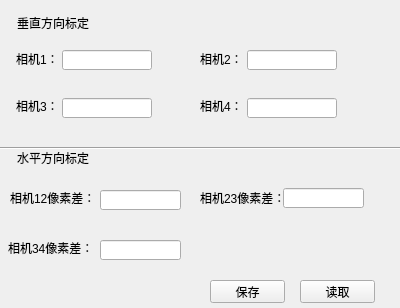
<?xml version="1.0" encoding="UTF-8"?>
<ui version="4.0">
 <class>Calibrate</class>
 <widget class="QWidget" name="Calibrate">
  <property name="geometry">
   <rect>
    <x>0</x>
    <y>0</y>
    <width>400</width>
    <height>308</height>
   </rect>
  </property>
  <property name="windowTitle">
   <string>Form</string>
  </property>
  <widget class="QLabel" name="label">
   <property name="geometry">
    <rect>
     <x>17</x>
     <y>15</y>
     <width>91</width>
     <height>16</height>
    </rect>
   </property>
   <property name="text">
    <string>垂直方向标定</string>
   </property>
  </widget>
  <widget class="QLineEdit" name="camera1VPixLE">
   <property name="geometry">
    <rect>
     <x>62</x>
     <y>50</y>
     <width>90</width>
     <height>20</height>
    </rect>
   </property>
  </widget>
  <widget class="QLabel" name="label_2">
   <property name="geometry">
    <rect>
     <x>16</x>
     <y>53</y>
     <width>54</width>
     <height>12</height>
    </rect>
   </property>
   <property name="text">
    <string>相机1：</string>
   </property>
  </widget>
  <widget class="QLabel" name="label_3">
   <property name="geometry">
    <rect>
     <x>200</x>
     <y>53</y>
     <width>54</width>
     <height>12</height>
    </rect>
   </property>
   <property name="text">
    <string>相机2：</string>
   </property>
  </widget>
  <widget class="QLineEdit" name="camera2VPixLE">
   <property name="geometry">
    <rect>
     <x>247</x>
     <y>50</y>
     <width>90</width>
     <height>20</height>
    </rect>
   </property>
  </widget>
  <widget class="QLabel" name="label_4">
   <property name="geometry">
    <rect>
     <x>16</x>
     <y>100</y>
     <width>54</width>
     <height>12</height>
    </rect>
   </property>
   <property name="text">
    <string>相机3：</string>
   </property>
  </widget>
  <widget class="QLineEdit" name="camera3VPixLE">
   <property name="geometry">
    <rect>
     <x>62</x>
     <y>98</y>
     <width>90</width>
     <height>20</height>
    </rect>
   </property>
  </widget>
  <widget class="QLabel" name="label_5">
   <property name="geometry">
    <rect>
     <x>200</x>
     <y>100</y>
     <width>54</width>
     <height>12</height>
    </rect>
   </property>
   <property name="text">
    <string>相机4：</string>
   </property>
  </widget>
  <widget class="QLineEdit" name="camera4VPixLE">
   <property name="geometry">
    <rect>
     <x>247</x>
     <y>98</y>
     <width>90</width>
     <height>20</height>
    </rect>
   </property>
  </widget>
  <widget class="QLabel" name="label_6">
   <property name="geometry">
    <rect>
     <x>17</x>
     <y>150</y>
     <width>81</width>
     <height>16</height>
    </rect>
   </property>
   <property name="text">
    <string>水平方向标定</string>
   </property>
  </widget>
  <widget class="QLabel" name="label_7">
   <property name="geometry">
    <rect>
     <x>10</x>
     <y>190</y>
     <width>81</width>
     <height>16</height>
    </rect>
   </property>
   <property name="text">
    <string>相机12像素差：</string>
   </property>
  </widget>
  <widget class="QLineEdit" name="camera12HPixLE">
   <property name="geometry">
    <rect>
     <x>100</x>
     <y>190</y>
     <width>81</width>
     <height>20</height>
    </rect>
   </property>
  </widget>
  <widget class="QLabel" name="label_8">
   <property name="geometry">
    <rect>
     <x>200</x>
     <y>190</y>
     <width>81</width>
     <height>16</height>
    </rect>
   </property>
   <property name="text">
    <string>相机23像素差：</string>
   </property>
  </widget>
  <widget class="QLineEdit" name="camera23HPixLE">
   <property name="geometry">
    <rect>
     <x>283</x>
     <y>188</y>
     <width>81</width>
     <height>20</height>
    </rect>
   </property>
  </widget>
  <widget class="QLabel" name="label_9">
   <property name="geometry">
    <rect>
     <x>8</x>
     <y>240</y>
     <width>91</width>
     <height>16</height>
    </rect>
   </property>
   <property name="text">
    <string>相机34像素差：</string>
   </property>
  </widget>
  <widget class="QLineEdit" name="camera34HPixLE">
   <property name="geometry">
    <rect>
     <x>100</x>
     <y>240</y>
     <width>81</width>
     <height>20</height>
    </rect>
   </property>
  </widget>
  <widget class="Line" name="line">
   <property name="geometry">
    <rect>
     <x>0</x>
     <y>140</y>
     <width>401</width>
     <height>16</height>
    </rect>
   </property>
   <property name="orientation">
    <enum>Qt::Orientation::Horizontal</enum>
   </property>
  </widget>
  <widget class="QPushButton" name="saveBT">
   <property name="geometry">
    <rect>
     <x>210</x>
     <y>280</y>
     <width>75</width>
     <height>23</height>
    </rect>
   </property>
   <property name="text">
    <string>保存</string>
   </property>
  </widget>
  <widget class="QPushButton" name="getBT">
   <property name="geometry">
    <rect>
     <x>300</x>
     <y>280</y>
     <width>75</width>
     <height>23</height>
    </rect>
   </property>
   <property name="text">
    <string>读取</string>
   </property>
  </widget>
 </widget>
 <resources/>
 <connections/>
</ui>
